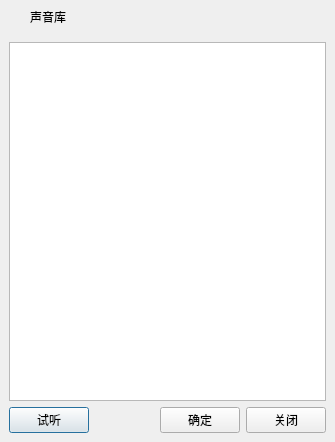
<?xml version="1.0" encoding="UTF-8"?>
<ui version="4.0">
 <class>FrmSelectSound</class>
 <widget class="QDialog" name="FrmSelectSound">
  <property name="geometry">
   <rect>
    <x>0</x>
    <y>0</y>
    <width>335</width>
    <height>442</height>
   </rect>
  </property>
  <property name="windowTitle">
   <string>声音库</string>
  </property>
  <layout class="QGridLayout" name="gridLayout">
   <property name="leftMargin">
    <number>0</number>
   </property>
   <property name="topMargin">
    <number>0</number>
   </property>
   <property name="rightMargin">
    <number>0</number>
   </property>
   <property name="bottomMargin">
    <number>0</number>
   </property>
   <property name="spacing">
    <number>0</number>
   </property>
   <item row="0" column="0">
    <widget class="QWidget" name="widget_title" native="true">
     <property name="sizePolicy">
      <sizepolicy hsizetype="Preferred" vsizetype="Fixed">
       <horstretch>0</horstretch>
       <verstretch>0</verstretch>
      </sizepolicy>
     </property>
     <property name="minimumSize">
      <size>
       <width>100</width>
       <height>33</height>
      </size>
     </property>
     <layout class="QHBoxLayout" name="horizontalLayout_2">
      <property name="spacing">
       <number>0</number>
      </property>
      <property name="leftMargin">
       <number>0</number>
      </property>
      <property name="topMargin">
       <number>0</number>
      </property>
      <property name="rightMargin">
       <number>0</number>
      </property>
      <property name="bottomMargin">
       <number>0</number>
      </property>
      <item>
       <widget class="QLabel" name="lab_Ico">
        <property name="sizePolicy">
         <sizepolicy hsizetype="Minimum" vsizetype="Preferred">
          <horstretch>0</horstretch>
          <verstretch>0</verstretch>
         </sizepolicy>
        </property>
        <property name="minimumSize">
         <size>
          <width>30</width>
          <height>0</height>
         </size>
        </property>
        <property name="text">
         <string/>
        </property>
        <property name="alignment">
         <set>Qt::AlignCenter</set>
        </property>
       </widget>
      </item>
      <item>
       <widget class="QLabel" name="lab_Title">
        <property name="sizePolicy">
         <sizepolicy hsizetype="Expanding" vsizetype="Preferred">
          <horstretch>0</horstretch>
          <verstretch>0</verstretch>
         </sizepolicy>
        </property>
        <property name="styleSheet">
         <string notr="true">font: 10pt &quot;微软雅黑&quot;;</string>
        </property>
        <property name="text">
         <string>声音库</string>
        </property>
        <property name="alignment">
         <set>Qt::AlignLeading|Qt::AlignLeft|Qt::AlignVCenter</set>
        </property>
       </widget>
      </item>
      <item>
       <widget class="QWidget" name="widget_menu" native="true">
        <property name="sizePolicy">
         <sizepolicy hsizetype="Minimum" vsizetype="Preferred">
          <horstretch>0</horstretch>
          <verstretch>0</verstretch>
         </sizepolicy>
        </property>
        <layout class="QHBoxLayout" name="horizontalLayout">
         <property name="spacing">
          <number>0</number>
         </property>
         <property name="leftMargin">
          <number>0</number>
         </property>
         <property name="topMargin">
          <number>0</number>
         </property>
         <property name="rightMargin">
          <number>0</number>
         </property>
         <property name="bottomMargin">
          <number>0</number>
         </property>
         <item>
          <widget class="QPushButton" name="btnMenu">
           <property name="enabled">
            <bool>false</bool>
           </property>
           <property name="sizePolicy">
            <sizepolicy hsizetype="Minimum" vsizetype="Expanding">
             <horstretch>0</horstretch>
             <verstretch>0</verstretch>
            </sizepolicy>
           </property>
           <property name="minimumSize">
            <size>
             <width>31</width>
             <height>0</height>
            </size>
           </property>
           <property name="cursor">
            <cursorShape>ArrowCursor</cursorShape>
           </property>
           <property name="focusPolicy">
            <enum>Qt::NoFocus</enum>
           </property>
           <property name="toolTip">
            <string/>
           </property>
           <property name="text">
            <string/>
           </property>
           <property name="flat">
            <bool>true</bool>
           </property>
          </widget>
         </item>
         <item>
          <widget class="QPushButton" name="btnMenu_Max">
           <property name="enabled">
            <bool>false</bool>
           </property>
           <property name="sizePolicy">
            <sizepolicy hsizetype="Minimum" vsizetype="Expanding">
             <horstretch>0</horstretch>
             <verstretch>0</verstretch>
            </sizepolicy>
           </property>
           <property name="minimumSize">
            <size>
             <width>31</width>
             <height>0</height>
            </size>
           </property>
           <property name="cursor">
            <cursorShape>ArrowCursor</cursorShape>
           </property>
           <property name="focusPolicy">
            <enum>Qt::NoFocus</enum>
           </property>
           <property name="toolTip">
            <string/>
           </property>
           <property name="text">
            <string/>
           </property>
           <property name="flat">
            <bool>true</bool>
           </property>
          </widget>
         </item>
         <item>
          <widget class="QPushButton" name="btnMenu_Min">
           <property name="sizePolicy">
            <sizepolicy hsizetype="Minimum" vsizetype="Expanding">
             <horstretch>0</horstretch>
             <verstretch>0</verstretch>
            </sizepolicy>
           </property>
           <property name="minimumSize">
            <size>
             <width>31</width>
             <height>0</height>
            </size>
           </property>
           <property name="cursor">
            <cursorShape>ArrowCursor</cursorShape>
           </property>
           <property name="focusPolicy">
            <enum>Qt::NoFocus</enum>
           </property>
           <property name="toolTip">
            <string>最小化</string>
           </property>
           <property name="text">
            <string/>
           </property>
           <property name="flat">
            <bool>true</bool>
           </property>
          </widget>
         </item>
         <item>
          <widget class="QPushButton" name="btnMenu_Close">
           <property name="sizePolicy">
            <sizepolicy hsizetype="Minimum" vsizetype="Expanding">
             <horstretch>0</horstretch>
             <verstretch>0</verstretch>
            </sizepolicy>
           </property>
           <property name="minimumSize">
            <size>
             <width>40</width>
             <height>0</height>
            </size>
           </property>
           <property name="cursor">
            <cursorShape>ArrowCursor</cursorShape>
           </property>
           <property name="focusPolicy">
            <enum>Qt::NoFocus</enum>
           </property>
           <property name="toolTip">
            <string>关闭</string>
           </property>
           <property name="text">
            <string/>
           </property>
           <property name="flat">
            <bool>true</bool>
           </property>
          </widget>
         </item>
        </layout>
       </widget>
      </item>
     </layout>
    </widget>
   </item>
   <item row="1" column="0">
    <widget class="QWidget" name="widget_main" native="true">
     <property name="styleSheet">
      <string notr="true">font: 10pt &quot;微软雅黑&quot;;</string>
     </property>
     <layout class="QGridLayout" name="gridLayout_2">
      <item row="0" column="0">
       <widget class="QTableView" name="tableView">
        <property name="focusPolicy">
         <enum>Qt::NoFocus</enum>
        </property>
        <property name="styleSheet">
         <string notr="true">border: 1px solid #B8B8B8;</string>
        </property>
       </widget>
      </item>
      <item row="1" column="0">
       <layout class="QHBoxLayout" name="horizontalLayout_3">
        <item>
         <widget class="QPushButton" name="btnTestPlaySound">
          <property name="text">
           <string>试听</string>
          </property>
          <property name="icon">
           <iconset resource="rc.qrc">
            <normaloff>:/image/move.png</normaloff>:/image/move.png</iconset>
          </property>
         </widget>
        </item>
        <item>
         <spacer name="horizontalSpacer">
          <property name="orientation">
           <enum>Qt::Horizontal</enum>
          </property>
          <property name="sizeHint" stdset="0">
           <size>
            <width>260</width>
            <height>20</height>
           </size>
          </property>
         </spacer>
        </item>
        <item>
         <widget class="QPushButton" name="btnOk">
          <property name="text">
           <string>确定</string>
          </property>
          <property name="icon">
           <iconset resource="rc.qrc">
            <normaloff>:/image/add.png</normaloff>:/image/add.png</iconset>
          </property>
         </widget>
        </item>
        <item>
         <widget class="QPushButton" name="btnCancel">
          <property name="text">
           <string>关闭</string>
          </property>
          <property name="icon">
           <iconset resource="rc.qrc">
            <normaloff>:/image/close.png</normaloff>:/image/close.png</iconset>
          </property>
         </widget>
        </item>
       </layout>
      </item>
     </layout>
    </widget>
   </item>
  </layout>
 </widget>
 <resources>
  <include location="rc.qrc"/>
 </resources>
 <connections/>
</ui>
